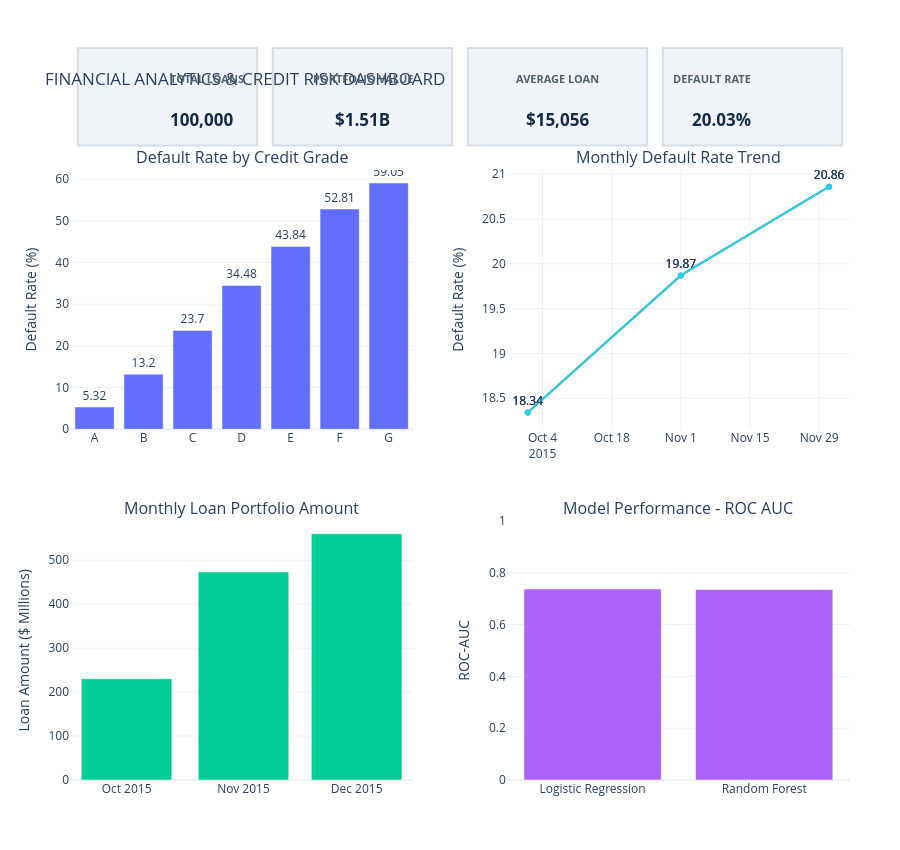

The cell this chart's notebook holds for it:
### Code cell
kpis = [
    ("TOTAL LOANS", f"{total_loans:,}"),
    ("PORTFOLIO VALUE", f"${total_loan_amount / 1e9:.2f}B"),
    ("AVERAGE LOAN", f"${average_loan_amount:,.0f}"),
    ("DEFAULT RATE", f"{default_rate:.2f}%")
]

positions = [0.125, 0.375, 0.625, 0.875]

for (label, value), x in zip(kpis, positions):

    fig.add_shape(
        type="rect",
        xref="paper", yref="paper",
        x0=x - 0.115, x1=x + 0.115,
        y0=1.04, y1=1.20,
        fillcolor="#F0F4F8",
        line=dict(color="#D5DDE5"),
        layer="below"
    )

    fig.add_annotation(
        x=x, y=1.165,
        xref="paper", yref="paper",
        text=f"<b>{label}</b>",
        showarrow=False,
        font=dict(size=11, color="#52616B")
    )

    fig.add_annotation(
        x=x, y=1.105,
        xref="paper", yref="paper",
        text=f"<b>{value}</b>",
        showarrow=False,
        font=dict(size=17, color="#172B4D")
    )

fig.update_layout(
    margin=dict(t=170, b=70, l=70, r=50)
)
fig.add_trace(
    go.Scatter(
        x=monthly_report.index.astype(str).tolist(),
        y=monthly_report["Default_Rate"],
        mode="lines+markers+text",
        text=monthly_report["Default_Rate"].round(2),
        textposition="top center",
        name="Monthly Default Rate"
    ),
    row=1, col=2
)

### Figure 1 — Plotly figure (JSON) as saved in the notebook; plotly's stock layout.template omitted (floating-point values rounded to 4 significant figures)
{"data": [{"name": "Default Rate (%)", "text": [5.32, 13.2, 23.7, 34.48, 43.84, 52.81, 59.05], "textposition": "outside", "type": "bar", "x": ["A", "B", "C", "D", "E", "F", "G"], "xaxis": "x", "y": [5.32, 13.2, 23.7, 34.48, 43.84, 52.81, 59.05], "yaxis": "y"}, {"mode": "lines+markers+text", "name": "Monthly Default Rate", "text": [18.34, 19.87, 20.86], "textposition": "top center", "type": "scatter", "x": ["2015-10", "2015-11", "2015-12"], "xaxis": "x2", "y": [18.34, 19.87, 20.86], "yaxis": "y2"}, {"name": "Loan Amount ($ Millions)", "type": "bar", "x": ["2015-10", "2015-11", "2015-12"], "xaxis": "x3", "y": [230.3, 473.0, 560.3], "yaxis": "y3"}, {"name": "ROC-AUC", "type": "bar", "x": ["Logistic Regression", "Random Forest"], "xaxis": "x4", "y": [0.7369, 0.7346], "yaxis": "y4"}, {"mode": "lines+markers+text", "name": "Monthly Default Rate", "text": [18.34, 19.87, 20.86], "textposition": "top center", "type": "scatter", "x": ["2015-10", "2015-11", "2015-12"], "xaxis": "x2", "y": [18.34, 19.87, 20.86], "yaxis": "y2"}, {"mode": "lines+markers+text", "name": "Monthly Default Rate", "text": [18.34, 19.87, 20.86], "textposition": "top center", "type": "scatter", "x": ["2015-10", "2015-11", "2015-12"], "xaxis": "x2", "y": [18.34, 19.87, 20.86], "yaxis": "y2"}], "layout": {"annotations": [{"font": {"size": 16}, "showarrow": false, "text": "Default Rate by Credit Grade", "x": 0.22, "xanchor": "center", "xref": "paper", "y": 1, "yanchor": "bottom", "yref": "paper"}, {"font": {"size": 16}, "showarrow": false, "text": "Monthly Default Rate Trend", "x": 0.78, "xanchor": "center", "xref": "paper", "y": 1, "yanchor": "bottom", "yref": "paper"}, {"font": {"size": 16}, "showarrow": false, "text": "Monthly Loan Portfolio Amount", "x": 0.22, "xanchor": "center", "xref": "paper", "y": 0.425, "yanchor": "bottom", "yref": "paper"}, {"font": {"size": 16}, "showarrow": false, "text": "Model Performance - ROC AUC", "x": 0.78, "xanchor": "center", "xref": "paper", "y": 0.425, "yanchor": "bottom", "yref": "paper"}, {"font": {"color": "#52616B", "size": 11}, "showarrow": false, "text": "<b>TOTAL LOANS</b>", "x": 0.125, "xref": "paper", "y": 1.165, "yref": "paper"}, {"font": {"color": "#172B4D", "size": 17}, "showarrow": false, "text": "<b>100,000</b>", "x": 0.125, "xref": "paper", "y": 1.105, "yref": "paper"}, {"font": {"color": "#52616B", "size": 11}, "showarrow": false, "text": "<b>PORTFOLIO VALUE</b>", "x": 0.375, "xref": "paper", "y": 1.165, "yref": "paper"}, {"font": {"color": "#172B4D", "size": 17}, "showarrow": false, "text": "<b>$1.51B</b>", "x": 0.375, "xref": "paper", "y": 1.105, "yref": "paper"}, {"font": {"color": "#52616B", "size": 11}, "showarrow": false, "text": "<b>AVERAGE LOAN</b>", "x": 0.625, "xref": "paper", "y": 1.165, "yref": "paper"}, {"font": {"color": "#172B4D", "size": 17}, "showarrow": false, "text": "<b>$15,056</b>", "x": 0.625, "xref": "paper", "y": 1.105, "yref": "paper"}, {"font": {"color": "#52616B", "size": 11}, "showarrow": false, "text": "<b>DEFAULT RATE</b>", "x": 0.875, "xref": "paper", "y": 1.165, "yref": "paper"}, {"font": {"color": "#172B4D", "size": 17}, "showarrow": false, "text": "<b>20.03%</b>", "x": 0.875, "xref": "paper", "y": 1.105, "yref": "paper"}], "height": 850, "margin": {"b": 70, "l": 70, "r": 50, "t": 170}, "shapes": [{"fillcolor": "#F0F4F8", "layer": "below", "line": {"color": "#D5DDE5"}, "type": "rect", "x0": 0.01, "x1": 0.24, "xref": "paper", "y0": 1.04, "y1": 1.2, "yref": "paper"}, {"fillcolor": "#F0F4F8", "layer": "below", "line": {"color": "#D5DDE5"}, "type": "rect", "x0": 0.26, "x1": 0.49, "xref": "paper", "y0": 1.04, "y1": 1.2, "yref": "paper"}, {"fillcolor": "#F0F4F8", "layer": "below", "line": {"color": "#D5DDE5"}, "type": "rect", "x0": 0.51, "x1": 0.74, "xref": "paper", "y0": 1.04, "y1": 1.2, "yref": "paper"}, {"fillcolor": "#F0F4F8", "layer": "below", "line": {"color": "#D5DDE5"}, "type": "rect", "x0": 0.76, "x1": 0.99, "xref": "paper", "y0": 1.04, "y1": 1.2, "yref": "paper"}], "showlegend": false, "title": {"text": "FINANCIAL ANALYTICS & CREDIT RISK DASHBOARD"}, "xaxis": {"anchor": "y", "domain": [0, 0.44]}, "xaxis2": {"anchor": "y2", "domain": [0.56, 1]}, "xaxis3": {"anchor": "y3", "domain": [0, 0.44]}, "xaxis4": {"anchor": "y4", "domain": [0.56, 1]}, "yaxis": {"anchor": "x", "domain": [0.575, 1], "title": {"text": "Default Rate (%)"}}, "yaxis2": {"anchor": "x2", "domain": [0.575, 1], "title": {"text": "Default Rate (%)"}}, "yaxis3": {"anchor": "x3", "domain": [0, 0.425], "title": {"text": "Loan Amount ($ Millions)"}}, "yaxis4": {"anchor": "x4", "domain": [0, 0.425], "range": [0, 1], "title": {"text": "ROC-AUC"}}}}
